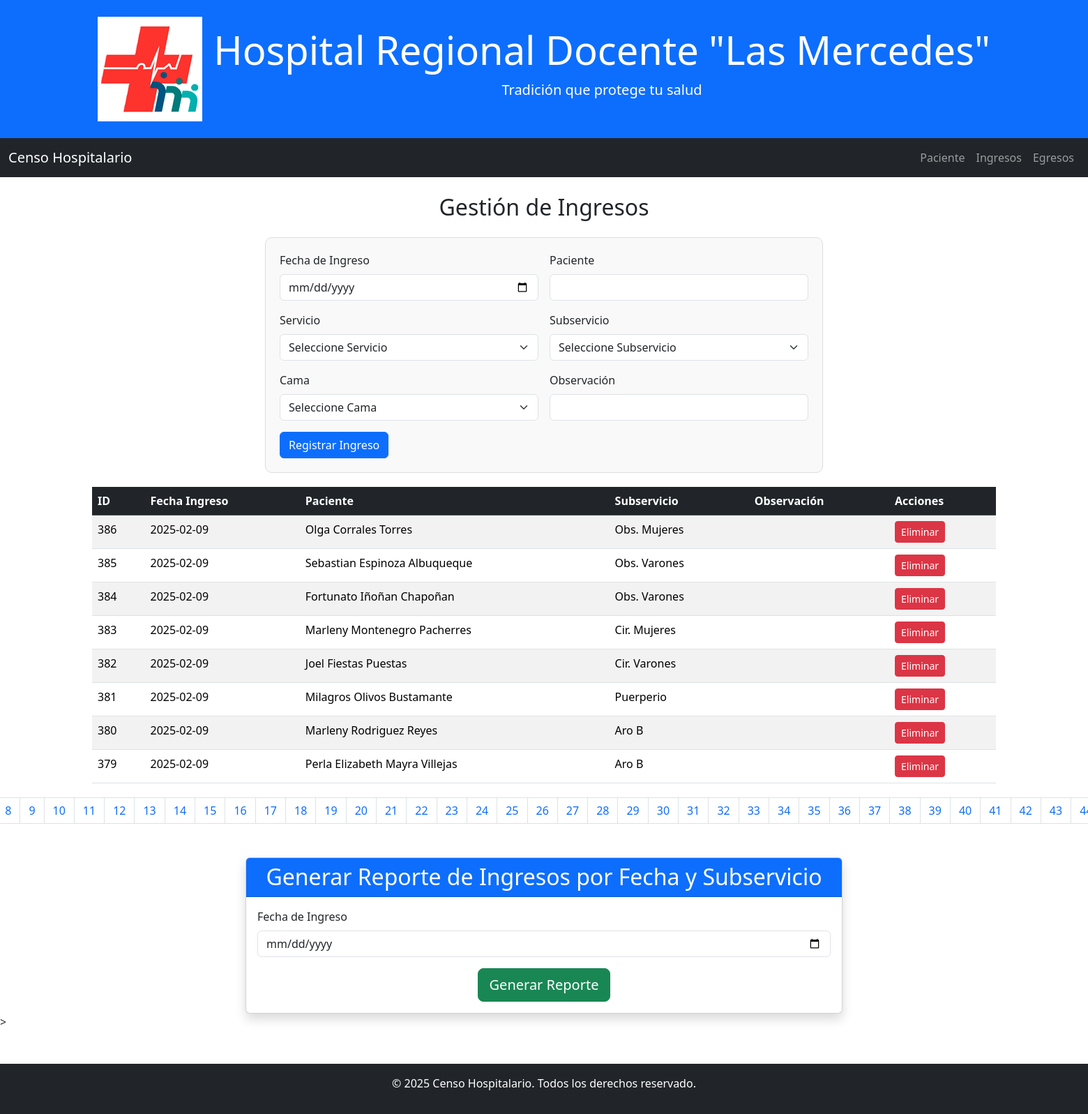
Page /pages/ingresos.php on the committed database.
### tables this page shows
CREATE TABLE `ingresos` (
  `id` bigint(20) UNSIGNED NOT NULL,
  `fecha_ingreso` date NOT NULL,
  `observacion` varchar(20) DEFAULT NULL,
  `id_paciente` int(11) DEFAULT NULL,
  `id_subservicio` int(11) DEFAULT NULL
);

CREATE TABLE `paciente` (
  `id` bigint(20) UNSIGNED NOT NULL,
  `dni` int(11) DEFAULT NULL,
  `nombre` varchar(100) NOT NULL,
  `edad` int(11) DEFAULT NULL
);

CREATE TABLE `subservicios` (
  `id` bigint(20) UNSIGNED NOT NULL,
  `nombre` varchar(100) NOT NULL,
  `num_cama` varchar(8) NOT NULL,
  `estado` varchar(15) NOT NULL DEFAULT 'Desocupada',
  `id_servicio` int(11) DEFAULT NULL
);

### pages/ingresos.php (the view, shortened to what this page needs)
<!DOCTYPE html>
<html lang="es">
<head>
    <link href="https://cdn.jsdelivr.net/npm/bootstrap@5.3.3/dist/css/bootstrap.min.css"
        rel="stylesheet"
>
    <link rel="stylesheet" href="../css/estilos.css">
</head>
<body>
<header class="bg-primary text-white text-center py-4 d-flex align-items-center justify-content-center">
        <img src="../img/logo_hospital.png" alt="Logo Hospital Regional Docente Las Mercedes" class="logo me-3">
        <div>
            <h1 class="display-4">Hospital Regional Docente "Las Mercedes"</h1>
            <p class="lead">Tradición que protege tu salud</p>
        </div>
    </header>
    <nav class="navbar navbar-expand-lg navbar-dark bg-dark">
        <div class="container-fluid">
            <a class="navbar-brand" href="../index.php">Censo Hospitalario</a>
            <div class="collapse navbar-collapse" id="navbarNav">
                <ul class="navbar-nav ms-auto">
                    <li class="nav-item">
                        <a class="nav-link" href="paciente.php">Paciente</a>
                    </li>
                    <li class="nav-item">
                        <a class="nav-link" href="ingresos.php">Ingresos</a>
                    </li>
                    <li class="nav-item">
                        <a class="nav-link" href="egresos.php">Egresos</a>
                    </li>
                </ul>
            </div>
        </div>
    </nav>
    <div class="container mt-4">
        <h2 class="text-center mb-4">Gestión de Ingresos</h2>
        <div class="form-container-ingreso-egreso">
            <form method="post" class="row g-3">
                <div class="col-md-6">
                    <label for="fecha_ingreso" class="form-label">Fecha de Ingreso</label>
                    <input type="date" class="form-control" id="fecha_ingreso" name="fecha_ingreso" required>
                </div>
                <div class="col-md-6">
                    <label for="paciente_ingreso" class="form-label">Paciente</label>
                    <input type="text" class="form-control" list="datalistOptions" id="paciente_ingreso" autocomplete="off" required>
                </div>
                <div class="col-md-6">
                    <label for="servicio" class="form-label">Servicio</label>
                    <select class="form-select" id="servicio" required>
                        <option value="">Seleccione Servicio</option>
                        <?php
                        include '../includes/db.php';
                        ?>
                    </select>
                </div>
                <div class="col-md-6">
                    <label for="subservicio" class="form-label">Subservicio</label>
                    <select class="form-select" id="subservicio" name="id_subservicio" required>
                        <option value="">Seleccione Subservicio</option>
                    </select>
                </div>
                <div class="col-md-6">
                    <label for="id_cama" class="form-label">Cama</label>
                    <select class="form-select" id="id_cama" required>
                        <option value="">Seleccione Cama</option>
                    </select>
                </div>
                <div class="col-md-6">
                    <label for="observacion" class="form-label">Observación</label>
                    <input type="text" class="form-control" id="observacion" name="observacion">
                </div>
                <div class="col-12">
                    <button type="submit" class="btn btn-primary" id="reg_ingreso">Registrar Ingreso</button>
                </div>
            </form>
        </div>
        <div class="table-container">
            <?php
            $page = isset($_GET['page']) ? (int)$_GET['page'] : 1;
            $perPage = 8;
            $offset = ($page - 1) * $perPage;
            $result = $conn->query("SELECT i.id, i.fecha_ingreso, p.nombre AS nombre_paciente, s.nombre AS nombre_subservicio, i.observacion
                                    FROM ingresos i
                                    JOIN paciente p ON i.id_paciente = p.id
                                    JOIN subservicios s ON i.id_subservicio = s.id
                                    ORDER BY id DESC LIMIT $perPage OFFSET $offset");
            if ($result->rowCount() > 0) {
                echo "<table class='table table-striped table-hover'>
                        <thead class='table-dark'>
                            <tr>
                                <th>ID</th>
                                <th>Fecha Ingreso</th>
                                <th>Paciente</th>
                                <th>Subservicio</th>
                                <th>Observación</th>
                                <th>Acciones</th>
                            </tr>
                        </thead>
                        <tbody>";
                while ($row = $result->fetch(PDO::FETCH_ASSOC)) {
                    echo "<tr>
                            <td>" . $row["id"] . "</td>
                            <td>" . $row["fecha_ingreso"] . "</td>
                            <td>" . $row["nombre_paciente"] . "</td>
                            <td>" . $row["nombre_subservicio"] . "</td>
                            <td>" . $row["observacion"] . "</td>
                            <td>
                                <form action='../js/eliminar_ingreso.php' method='POST' style='display:inline;'>
                                    <input type='hidden' name='id_ingreso' value='" . htmlspecialchars($row["id"]) . "'>
                                    <button class='btn btn-danger btn-sm' type='submit'
                                    onclick='return confirm(\"¿Estás seguro de eliminar este ingreso?\");'>Eliminar</button>
                                </form>
                            </td>
                          </tr>";
                }
                echo "</tbody></table>";
                $totalRows = $conn->query("SELECT COUNT(*) FROM ingresos")->fetchColumn();
                $totalPages = ceil($totalRows / $perPage);
                echo "<nav aria-label='Page navigation'>
                        <ul class='pagination justify-content-center'>";
                for ($i = 1; $i <= $totalPages; $i++) {
                    $active = ($page == $i) ? 'active' : '';
                    echo "<li class='page-item $active'><a class='page-link' href='?page=$i'>$i</a></li>";
                }
                echo "</ul></nav>";
            } else {
                echo "<div class='alert alert-info'>No hay ingresos registrados.</div>";
            }
            ?>
        </div>
    </div>
    <div class="container mt-5">
        <div class="row justify-content-center">
            <div class="col-md-8">
                <div class="card shadow">
                    <div class="card-header bg-primary text-white">
                        <h2 class="card-title text-center mb-0">Generar Reporte de Ingresos por Fecha y Subservicio</h2>
                    </div>
                    <div class="card-body">
                        <form action="../report/reporte_ingreso.php" method="get" class="row g-3">
                            <div class="col-md-12">
                                <label for="fecha_ingreso" class="form-label">Fecha de Ingreso</label>
                                <input type="date" class="form-control" id="fecha_ingreso" name="fecha_ingreso" required>
                            </div>
                            <div class="col-12 text-center">
                                <button type="submit" class="btn btn-success btn-lg">Generar Reporte</button>
                            </div>
                        </form>
                    </div>
                </div>
            </div>
        </div>
    </div>>
    <footer class="bg-dark text-white text-center py-3 mt-5">
        <p>&copy; 2025 Censo Hospitalario. Todos los derechos reservado.</p>
    </footer>
</body>
</html>

### css/estilos.css (style rules this page uses)
.table-container { margin-top: 20px; }
.pagination { margin-top: 20px; }
.form-container-ingreso-egreso { max-width: 800px; margin: 0 auto; padding: 20px; border: 1px solid #ddd; border-radius: 10px; background-color: #f9f9f9; }

### rows in the picture
ingresos: id "386", fecha_ingreso "2025-02-09", id_paciente.nombre "Olga Corrales Torres", id_subservicio.nombre "Obs. Mujeres"
ingresos: id "385", fecha_ingreso "2025-02-09", id_paciente.nombre "Sebastian Espinoza Albuqueque", id_subservicio.nombre "Obs. Varones"
ingresos: id "384", fecha_ingreso "2025-02-09", id_paciente.nombre "Fortunato Iñoñan Chapoñan", id_subservicio.nombre "Obs. Varones"
ingresos: id "383", fecha_ingreso "2025-02-09", id_paciente.nombre "Marleny Montenegro Pacherres", id_subservicio.nombre "Cir. Mujeres"
ingresos: id "382", fecha_ingreso "2025-02-09", id_paciente.nombre "Joel Fiestas Puestas", id_subservicio.nombre "Cir. Varones"
ingresos: id "381", fecha_ingreso "2025-02-09", id_paciente.nombre "Milagros Olivos Bustamante", id_subservicio.nombre "Puerperio"
ingresos: id "380", fecha_ingreso "2025-02-09", id_paciente.nombre "Marleny Rodriguez Reyes", id_subservicio.nombre "Aro B"
ingresos: id "379", fecha_ingreso "2025-02-09", id_paciente.nombre "Perla Elizabeth Mayra Villejas", id_subservicio.nombre "Aro B"
